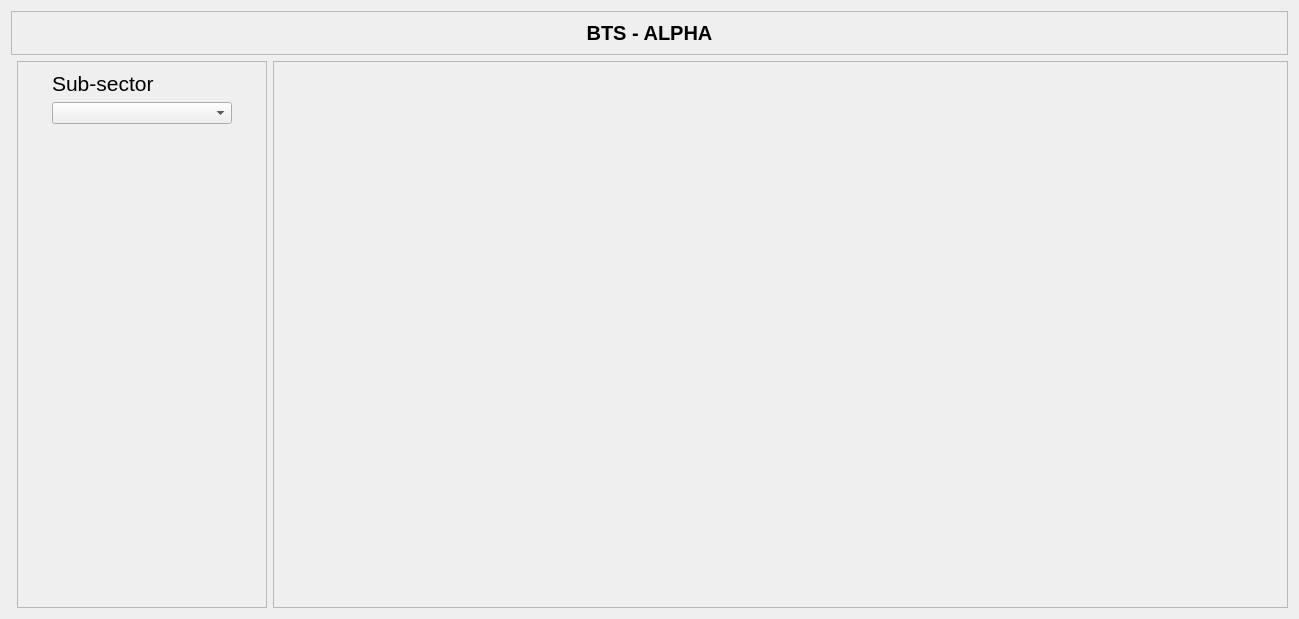
<?xml version="1.0" encoding="UTF-8"?>
<ui version="4.0">
 <class>Form</class>
 <widget class="QWidget" name="Form">
  <property name="geometry">
   <rect>
    <x>0</x>
    <y>0</y>
    <width>1299</width>
    <height>619</height>
   </rect>
  </property>
  <property name="windowTitle">
   <string>Form</string>
  </property>
  <layout class="QGridLayout" name="gridLayout_3">
   <item row="1" column="2">
    <widget class="QWidget" name="widget" native="true">
     <layout class="QGridLayout" name="gridLayout">
      <property name="leftMargin">
       <number>0</number>
      </property>
      <property name="topMargin">
       <number>0</number>
      </property>
      <property name="rightMargin">
       <number>0</number>
      </property>
      <property name="bottomMargin">
       <number>0</number>
      </property>
      <property name="spacing">
       <number>0</number>
      </property>
      <item row="0" column="0">
       <widget class="QFrame" name="frame">
        <property name="sizePolicy">
         <sizepolicy hsizetype="Expanding" vsizetype="Expanding">
          <horstretch>0</horstretch>
          <verstretch>0</verstretch>
         </sizepolicy>
        </property>
        <property name="minimumSize">
         <size>
          <width>0</width>
          <height>0</height>
         </size>
        </property>
        <property name="frameShape">
         <enum>QFrame::StyledPanel</enum>
        </property>
        <property name="frameShadow">
         <enum>QFrame::Raised</enum>
        </property>
        <widget class="QLabel" name="label_2">
         <property name="geometry">
          <rect>
           <x>-440</x>
           <y>10</y>
           <width>1561</width>
           <height>591</height>
          </rect>
         </property>
         <property name="text">
          <string>&lt;html&gt;&lt;head/&gt;&lt;body&gt;&lt;p&gt;&lt;img src=&quot;images/btts.png&quot;/&gt;&lt;/p&gt;&lt;/body&gt;&lt;/html&gt;</string>
         </property>
        </widget>
       </widget>
      </item>
     </layout>
    </widget>
   </item>
   <item row="1" column="1">
    <widget class="QScrollArea" name="scrollArea">
     <property name="minimumSize">
      <size>
       <width>180</width>
       <height>0</height>
      </size>
     </property>
     <property name="maximumSize">
      <size>
       <width>250</width>
       <height>16777215</height>
      </size>
     </property>
     <property name="widgetResizable">
      <bool>true</bool>
     </property>
     <widget class="QWidget" name="scrollAreaWidgetContents">
      <property name="geometry">
       <rect>
        <x>0</x>
        <y>0</y>
        <width>246</width>
        <height>553</height>
       </rect>
      </property>
      <layout class="QGridLayout" name="gridLayout_2">
       <item row="0" column="0">
        <layout class="QVBoxLayout" name="verticalLayout_2">
         <item>
          <widget class="QLabel" name="label_3">
           <property name="font">
            <font>
             <pointsize>16</pointsize>
            </font>
           </property>
           <property name="text">
            <string>Sub-sector</string>
           </property>
          </widget>
         </item>
         <item>
          <widget class="PyDMEnumComboBox" name="cb_sector">
           <property name="toolTip">
            <string/>
           </property>
           <property name="whatsThis">
            <string>
    A QComboBox with support for Channels and more from PyDM

    Parameters
    ----------
    parent : QWidget
        The parent widget for the Label
    init_channel : str, optional
        The channel to be used by the widget.

    Signals
    -------
    send_value_signal : int, float, str, bool or np.ndarray
        Emitted when the user changes the value.
    activated : int, str
        Emitted when the user chooses an item in the combobox.
    currentIndexChanged : int, str
        Emitted when the index is changed in the combobox.
    highlighted : int, str
        Emitted when an item in the combobox popup list is highlighted
        by the user.
    </string>
           </property>
          </widget>
         </item>
        </layout>
       </item>
       <item row="3" column="0">
        <widget class="PyDMEmbeddedDisplay" name="disp_2">
         <property name="sizePolicy">
          <sizepolicy hsizetype="Fixed" vsizetype="Fixed">
           <horstretch>0</horstretch>
           <verstretch>0</verstretch>
          </sizepolicy>
         </property>
         <property name="minimumSize">
          <size>
           <width>180</width>
           <height>220</height>
          </size>
         </property>
         <property name="toolTip">
          <string/>
         </property>
         <property name="whatsThis">
          <string>
    A QFrame capable of rendering a PyDM Display

    Parameters
    ----------
    parent : QWidget
        The parent widget for the Label

    </string>
         </property>
        </widget>
       </item>
       <item row="1" column="0">
        <widget class="PyDMEmbeddedDisplay" name="disp_1">
         <property name="sizePolicy">
          <sizepolicy hsizetype="Fixed" vsizetype="Fixed">
           <horstretch>0</horstretch>
           <verstretch>0</verstretch>
          </sizepolicy>
         </property>
         <property name="minimumSize">
          <size>
           <width>180</width>
           <height>220</height>
          </size>
         </property>
         <property name="toolTip">
          <string/>
         </property>
         <property name="whatsThis">
          <string>
    A QFrame capable of rendering a PyDM Display

    Parameters
    ----------
    parent : QWidget
        The parent widget for the Label

    </string>
         </property>
        </widget>
       </item>
       <item row="4" column="0">
        <spacer name="verticalSpacer_2">
         <property name="orientation">
          <enum>Qt::Vertical</enum>
         </property>
         <property name="sizeHint" stdset="0">
          <size>
           <width>20</width>
           <height>40</height>
          </size>
         </property>
        </spacer>
       </item>
      </layout>
     </widget>
    </widget>
   </item>
   <item row="0" column="0" colspan="3">
    <widget class="QFrame" name="frame_2">
     <property name="frameShape">
      <enum>QFrame::StyledPanel</enum>
     </property>
     <property name="frameShadow">
      <enum>QFrame::Raised</enum>
     </property>
     <layout class="QGridLayout" name="gridLayout_4">
      <item row="0" column="0">
       <widget class="QLabel" name="lbl_title">
        <property name="font">
         <font>
          <pointsize>15</pointsize>
          <weight>75</weight>
          <bold>true</bold>
         </font>
        </property>
        <property name="text">
         <string>BTS - ALPHA</string>
        </property>
        <property name="alignment">
         <set>Qt::AlignCenter</set>
        </property>
       </widget>
      </item>
     </layout>
    </widget>
   </item>
  </layout>
 </widget>
 <customwidgets>
  <customwidget>
   <class>PyDMEmbeddedDisplay</class>
   <extends>QFrame</extends>
   <header>pydm.widgets.embedded_display</header>
  </customwidget>
  <customwidget>
   <class>PyDMEnumComboBox</class>
   <extends>QComboBox</extends>
   <header>pydm.widgets.enum_combo_box</header>
  </customwidget>
 </customwidgets>
 <resources>
  <include location="../images/imgs.qrc"/>
 </resources>
 <connections/>
</ui>
